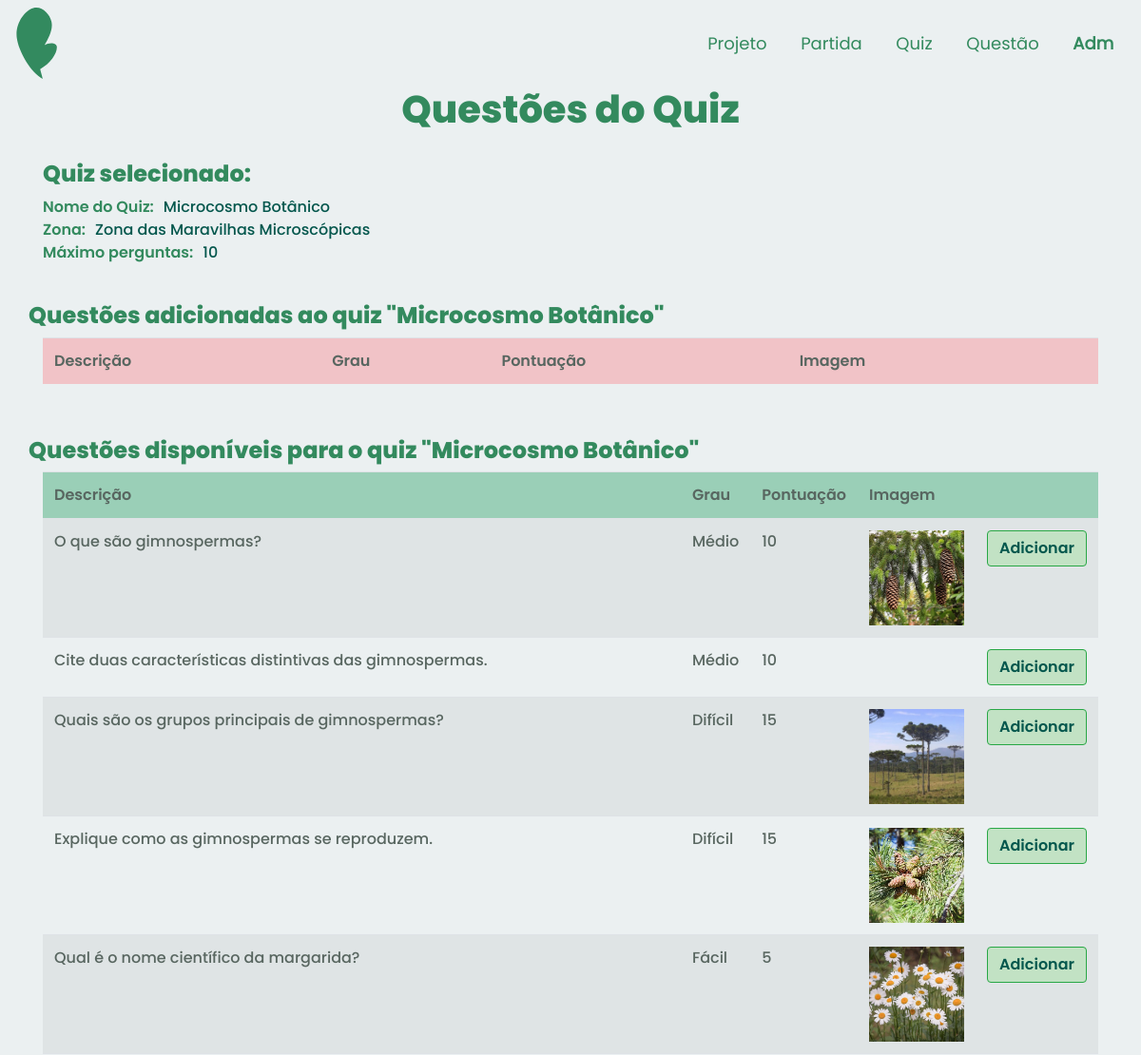
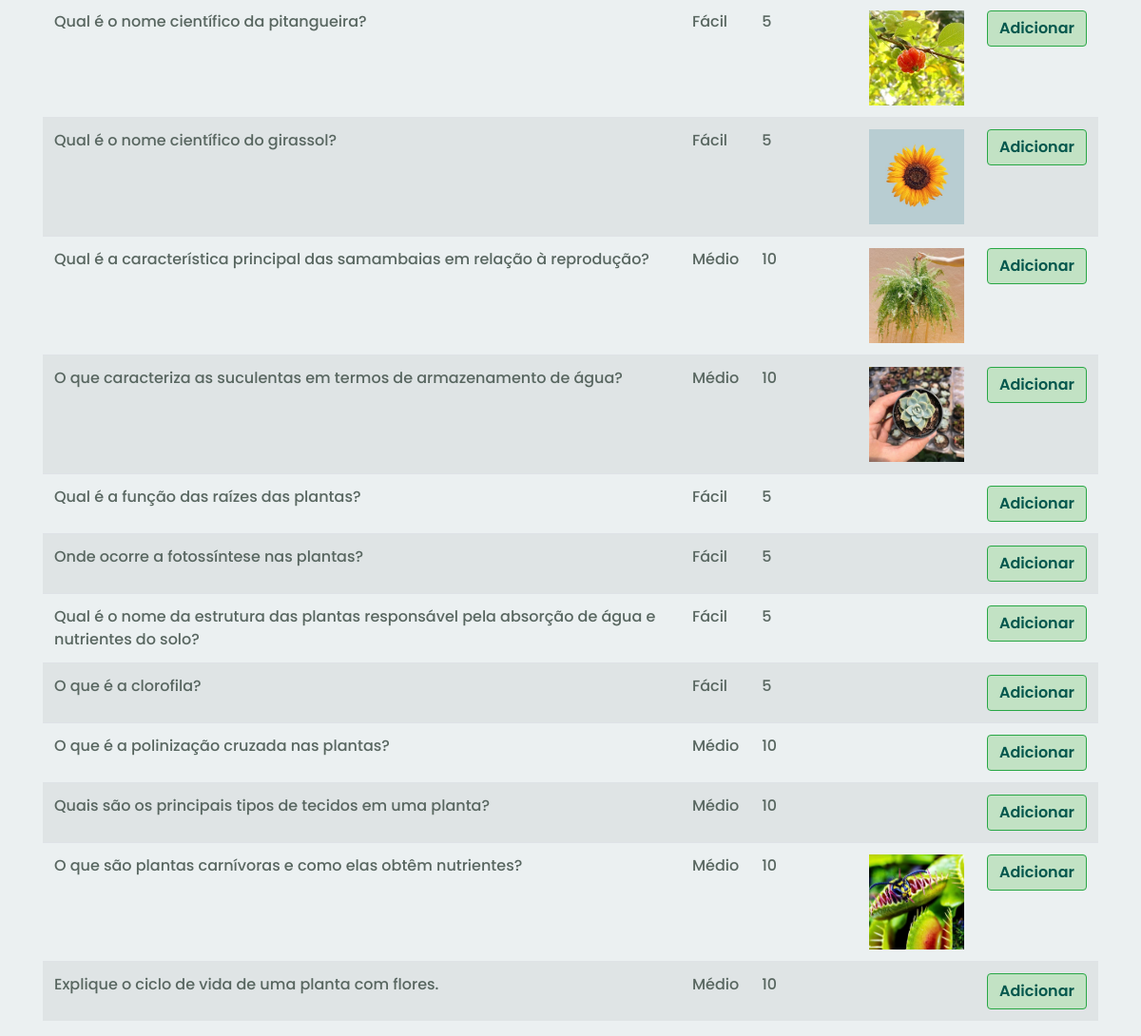
Screenshot of /app/controllers/QuizQuestaoController.php?action=create&id=23 with the database file from the repository (2 pictures, top to bottom).
### tables this page shows
CREATE TABLE IF NOT EXISTS `quiz` (
  `idQuiz` INT NOT NULL AUTO_INCREMENT,
  `maximoPergunta` INT NOT NULL,
  `nomeQuiz` VARCHAR(45) NOT NULL,
  `comTempo` TINYINT NOT NULL,
  `quantTempo` INT NOT NULL,
  `idZona` INT NOT NULL,
  PRIMARY KEY (`idQuiz`),
  CONSTRAINT `fk_quizzona`
    FOREIGN KEY (`idZona`)
    REFERENCES `zona` (`idZona`)
    ON DELETE NO ACTION
    ON UPDATE NO ACTION);

CREATE TABLE `zona` (
  `idZona` int(11) NOT NULL,
  `nomeZona` varchar(60) NOT NULL,
  `qntPlantas` int(11) DEFAULT NULL,
  `pontoZona` int(11) DEFAULT NULL
);

CREATE TABLE IF NOT EXISTS `questao` (
  `idQuestao` INT NOT NULL AUTO_INCREMENT,
  `descricaoQ` VARCHAR(200) NOT NULL,
  `grauDificuldade` ENUM("facil", "medio", "dificil") NOT NULL,
  `pontuacao` INT NOT NULL,
  `imagem` VARCHAR(255) NULL,
  PRIMARY KEY (`idQuestao`));

### app/models/QuizModel.php (called while the page is built, shortened)
<?php
class Quiz
{
    private $idQuiz;
    private $maximoPergunta;
    private $nomeQuiz;
    private $zona;
    public function getIdQuiz()
    {
        return $this->idQuiz;
    }
    public function setIdQuiz($idQuiz)
    {
        $this->idQuiz = $idQuiz;
        return $this;
    }
    public function getMaximoPergunta()
    {
        return $this->maximoPergunta;
    }
    public function setMaximoPergunta($maximoPergunta)
    {
        $this->maximoPergunta = $maximoPergunta;
        return $this;
    }
    public function getNomeQuiz()
    {
        return $this->nomeQuiz;
    }
    public function setNomeQuiz($nomeQuiz)
    {
        $this->nomeQuiz = $nomeQuiz;
        return $this;
    }
    public function getZona()
    {
        return $this->zona;
    }
    public function setZona($zona)
    {
        $this->zona = $zona;
        return $this;
    }
}

### app/dao/QuizDAO.php (called while the page is built, shortened)
<?php
include_once(__DIR__ . "/../models/QuizModel.php");
include_once(__DIR__ . "/../models/ZonaModel.php");
class QuizDAO
{
    public function findById(int $id)
    {
        $conn = Connection::getConn();
        $sql = QuizDAO::SQL_QUIZ .
            " WHERE q.idQuiz = ?";
        $stm = $conn->prepare($sql);
        $stm->execute([$id]);
        $result = $stm->fetchAll();
        $quizzes = $this->mapQuizzes($result);
        if (count($quizzes) == 1)
            return $quizzes[0];
        elseif (count($quizzes) == 0)
            return null;
        die("QuizDAO.findById()" .
            " - Erro: mais de um quiz encontrado.");
    }
    private function mapQuizzes($result)
    {
        $quizzes = array();
        foreach ($result as $row) {
            $quiz = new Quiz();
            $quiz->setIdQuiz($row['idQuiz']);
            $quiz->setMaximoPergunta($row['maximoPergunta']);
            $quiz->setNomeQuiz($row['nomeQuiz']);
            $quiz->setComTempo($row['comTempo']);
            $quiz->setQuantTempo($row['quantTempo']);
            $quiz->setIdZona($row['idZona']);
            $zona = new Zona();
            $zona->setIdZona($row['idZona']);
            $zona->setNomeZona($row['nomeZona']);
            $quiz->setZona($zona);
            array_push($quizzes, $quiz);
        }
        return $quizzes;
    }
}

### app/models/ZonaModel.php (called while the page is built, shortened)
<?php
class Zona {
    private $NomeZona;
    public function __construct($id="",$nome="", $qntP="", $pontosT=0)
    {
        $this->NomeZona = $nome;
    }
    public function __toString() {
        return $this->NomeZona;
    }
    public function setNomeZona($NomeZona)
    {
        $this->NomeZona = $NomeZona;
        return $this;
    }
    }
?>

### app/models/QuestaoModel.php (called while the page is built, shortened)
<?php
class Questao
{
    private $idQuestao;
    private $descricaoQ;
    private $grauDificuldade;
    private $pontuacao;
    private $imagem;
    public function getIdQuestao()
    {
        return $this->idQuestao;
    }
    public function setIdQuestao($idQuestao)
    {
        $this->idQuestao = $idQuestao;
        return $this;
    }
    public function getDescricaoQ()
    {
        return $this->descricaoQ;
    }
    public function setDescricaoQ($descricaoQ)
    {
        $this->descricaoQ = $descricaoQ;
        return $this;
    }
    public function getGrauDificuldadeTexto()
    {
        $grau = '';
        if ($this->grauDificuldade == 'facil')
            $grau = 'Fácil';
        elseif ($this->grauDificuldade == 'medio')
            $grau = 'Médio';
        elseif ($this->grauDificuldade == 'dificil')
            $grau = 'Difícil';
        return $grau;
    }
    public function setGrauDificuldade($grauDificuldade)
    {
        $this->grauDificuldade = $grauDificuldade;
        return $this;
    }
    public function getPontuacao()
    {
        return $this->pontuacao;
    }
    public function setPontuacao($pontuacao)
    {
        $this->pontuacao = $pontuacao;
        return $this;
    }
    public function getImagem()
    {
        return $this->imagem;
    }
    public function setImagem($imagem)
    {
        $this->imagem = $imagem;
        return $this;
    }
}

### app/dao/QuestaoDAO.php (called while the page is built, shortened)
<?php
include_once(__DIR__ . "/../models/QuestaoModel.php");
class QuestaoDAO
{
    public function list()
    {
        $conn = Connection::getConn();
        $sql = "SELECT * FROM questao q ORDER BY q.idQuestao";
        $stm = $conn->prepare($sql);
        $stm->execute();
        $result = $stm->fetchAll();
        return $this->mapQuestoes($result);
    }
    private function mapQuestoes($result)
    {
        $questoes = array();
        foreach ($result as $reg) {
            $questao = new Questao();
            $questao->setIdQuestao($reg['idQuestao']);
            $questao->setDescricaoQ($reg['descricaoQ']);
            $questao->setGrauDificuldade($reg['grauDificuldade']);
            $questao->setPontuacao($reg['pontuacao']);
            $questao->setImagem($reg['imagem']);
            array_push($questoes, $questao);
        }
        return $questoes;
    }
}

### app/views/quizQuestao/form.php (the view, shortened to what this page needs)
<!DOCTYPE html>
<html lang="en">
<head>
    <?php require_once(__DIR__ . "/../../bootstrap/header.php"); ?>
    <link rel="stylesheet" href="<?php echo BASEURL; ?>/views/css/form.css">
</head>
<body>
    <?php require_once(__DIR__ . "/../../bootstrap/navADMMeninas.php"); ?>
    <div class="container">
        <h1 id="quest" class=" text-center tituloPagina">
            Questões do Quiz </h1>
        <div class="row" style="margin-top: 30px;">
            <div class="col-md-6 d-flex align-items-stretch">
                <h4 id="quest" class=" text-left tituloPagina">
                    Quiz selecionado:</h4>
            </div>
            <div class="col-md-6 d-flex align-items-stretch">
            </div>
        </div>
        <div class="row">
            <div class="col-md-12 d-flex align-items-stretch">
                <span style='font-weight: bold; margin-right: 10px;' class="nomeAtributo">Nome do Quiz: </span>
                <span class="dadoAtributo"><?= $dados['quiz'] ? $dados['quiz']->getNomeQuiz() : '---'; ?></span>
            </div>
        </div>
        <div class="row">
            <div class="col-md-12 d-flex align-items-stretch">
                <span style='font-weight: bold; margin-right: 10px;' class="nomeAtributo">Zona: </span>
                <span class="dadoAtributo"><?= $dados['quiz'] ? $dados['quiz']->getZona() : '---';; ?></span>
            </div>
        </div>
        <div class="row">
            <div class="col-md-12 d-flex align-items-stretch">
                <span style='font-weight: bold; margin-right: 10px;' class="nomeAtributo">Máximo perguntas: </span>
                <span class="dadoAtributo"><?= $dados['quiz'] ? $dados['quiz']->getMaximoPergunta() : '---';; ?></span>
            </div>
        </div>
        <div class="row" style="margin-top: 40px;">
            <h4 id="quest" class=" text-left tituloPagina">
                Questões adicionadas ao quiz "<span><?= $dados['quiz'] ? $dados['quiz']->getNomeQuiz() : '---'; ?></span>"</h4>
            <div class="col-md-12 d-flex align-items-stretch">
                <table class="rounded table  table-striped ">
                    <thead>
                        <tr class="atributoTabelaAdicionada">
                            <td>Descrição</td>
                            <td>Grau</td>
                            <td>Pontuação</td>
                            <td>Imagem</td>
                            <td></td>
                        </tr>
                    </thead>
                </table>
            </div>
        </div>
        <div class="row" style="margin-top: 40px;">
            <h4 id="quest" class=" text-left tituloPagina">
                Questões disponíveis para o quiz "<span><?= $dados['quiz'] ? $dados['quiz']->getNomeQuiz() : '---'; ?></span>"</h4>
            <div class="col-md-12 d-flex align-items-stretch">
                <table class="table table-striped">
                    <thead>
                        <tr class="atributoTabelaDisponivel">
                            <td>Descrição</td>
                            <td>Grau</td>
                            <td>Pontuação</td>
                            <td>Imagem</td>
                            <td></td>
                        </tr>
                    </thead>
                    <tbody>
                        <?php foreach ($dados['listaQuestoes'] as $questao) : ?>
                            <tr class="dadoTabelaDisponivel">
                                <td><?= $questao->getDescricaoQ(); ?></td>
                                <td><?= $questao->getGrauDificuldadeTexto(); ?></td>
                                <td><?= $questao->getPontuacao(); ?></td>
                                <td><?php
                                    if ($questao->getImagem())
                                        echo '<img src="' . BASEURL_ARQUIVOS . '/' . $questao->getImagem() . '" width="100px" />';
                                    ?></td>
                                <td><a href='QuizQuestaoController.php?action=add&idQuestao=<?= $questao->getIdQuestao(); ?>&idQuiz=<?= $dados['quiz'] ? $dados['quiz']->getIdQuiz() : '0'; ?>' class="btn btn-success botaoGravar">Adicionar</a> </td>
                            </tr>
                        <?php endforeach; ?>
                    </tbody>
                </table>
            </div>
        </div>
    </div>
</body>
</html>

### app/views/css/cabecalho.css (style rules this page uses)
:root { --principal: #338a5f; --verdao: #04574d; --branco: #ebf0f1; --branquinho: #ebf0f14b; --destaque: #f58c95; --rosinha: #f0b6bc; --cinza: #586660; --cinzinha: #d3dadb; width: 100%; height: 100%; font-family: Poppins-regular, Roboto; }

### app/views/css/form.css (style rules this page uses)
:root { --principal: hsl(150, 46%, 37%); --verdao: #04574d; --verdinho: #9acfb7; --branco: #ebf0f1; --branquinho: #ebf0f14b; --destaque: #f58c95; --rosinha: #f0b6bc; --rosinhasinha: #f1c3c7; --cinza: #586660; --cinzinha: #d3dadb; --vermelho: #c27e7e; width: 100%; height: 100%; font-family: Poppins-regular, Roboto; }
.tituloPagina { font-weight: 600; color: var(--principal); font-family: "Poppins"; }
.nomeAtributo { font-weight: 700; color: var(--principal); font-family: "Poppins-semibold"; }
.dadoAtributo { font-weight: 500; color: var(--verdao); font-family: "Poppins-medium"; }
.atributoTabelaDisponivel { background-color: var(--verdinho); border-radius: 7px; color: var(--cinza); font-family: "Poppins-semibold"; }
.dadoTabelaDisponivel { border-radius: 7px; color: var(--cinza); font-family: "Poppins-medium"; }
.atributoTabelaAdicionada { background-color: var( --rosinhasinha ); border-radius: 7px; color: var(--cinza); font-family: "Poppins-semibold"; }
.botaoGravar { background-color: #c2e2c4; color: var(--verdao); font-family: "Poppins-semibold"; }
body { background-color: var(--branco); }

### rows the page displays
quiz: nomeQuiz "Microcosmo Botânico", idZona.nomeZona "Zona das Maravilhas Microscópicas", maximoPergunta "10"
questao: descricaoQ "O que são gimnospermas?", grauDificuldade "Médio", pontuacao "10", imagem (picture)
questao: descricaoQ "Cite duas características distintivas das gimnospermas.", grauDificuldade "Médio", pontuacao "10"
questao: descricaoQ "Quais são os grupos principais de gimnospermas?", grauDificuldade "Difícil", pontuacao "15", imagem (picture)
questao: descricaoQ "Explique como as gimnospermas se reproduzem.", grauDificuldade "Difícil", pontuacao "15", imagem (picture)
questao: descricaoQ "Qual é o nome científico da margarida?", grauDificuldade "Fácil", pontuacao "5", imagem (picture)
questao: descricaoQ "Qual é o nome científico da pitangueira?", grauDificuldade "Fácil", pontuacao "5", imagem (picture)
questao: descricaoQ "Qual é o nome científico do girassol?", grauDificuldade "Fácil", pontuacao "5", imagem (picture)
questao: descricaoQ "Qual é a característica principal das samambaias em relação à reprodução?", grauDificuldade "Médio", pontuacao "10", imagem (picture)
questao: descricaoQ "O que caracteriza as suculentas em termos de armazenamento de água?", grauDificuldade "Médio", pontuacao "10", imagem (picture)
questao: descricaoQ "Qual é a função das raízes das plantas?", grauDificuldade "Fácil", pontuacao "5"
questao: descricaoQ "Onde ocorre a fotossíntese nas plantas?", grauDificuldade "Fácil", pontuacao "5"
questao: descricaoQ "Qual é o nome da estrutura das plantas responsável pela absorção de água e nutrientes do solo?", grauDificuldade "Fácil", pontuacao "5"
questao: descricaoQ "O que é a clorofila?", grauDificuldade "Fácil", pontuacao "5"
questao: descricaoQ "O que é a polinização cruzada nas plantas?", grauDificuldade "Médio", pontuacao "10"
questao: descricaoQ "Quais são os principais tipos de tecidos em uma planta?", grauDificuldade "Médio", pontuacao "10"
questao: descricaoQ "O que são plantas carnívoras e como elas obtêm nutrientes?", grauDificuldade "Médio", pontuacao "10", imagem (picture)
questao: descricaoQ "Explique o ciclo de vida de uma planta com flores.", grauDificuldade "Médio", pontuacao "10"
